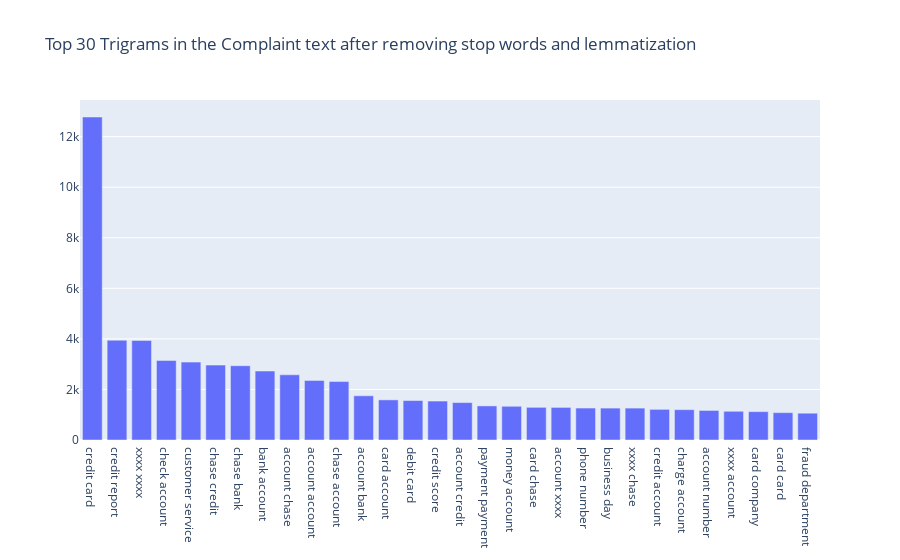

The code cell stored with this chart in its notebook:
### Code cell
#Write your code here to find the top 30 trigram frequency among the complaints in the cleaned datafram(df_clean). 
def get_top_n_trigram(corpus, n=None):
    vec = CountVectorizer(ngram_range=(3, 3), stop_words='english').fit(corpus)
    bag_of_words = vec.transform(corpus)
    sum_words = bag_of_words.sum(axis=0) 
    words_freq = [(word, sum_words[0, idx]) for word, idx in vec.vocabulary_.items()]
    words_freq =sorted(words_freq, key = lambda x: x[1], reverse=True)
    return words_freq[:n]
common_words = get_top_n_bigram(df_clean['Complaint_clean'].values.astype('U'), 30)
df3 = pd.DataFrame(common_words, columns = ['trigram' , 'count'])
fig = go.Figure([go.Bar(x=df3['trigram'], y=df3['count'])])
fig.update_layout(title=go.layout.Title(text="Top 30 Trigrams in the Complaint text after removing stop words and lemmatization"))
fig.show()

### Figure 1 — Plotly figure (JSON) as saved in the notebook; plotly's stock layout.template omitted (floating-point values rounded to 4 significant figures)
{"data": [{"type": "bar", "x": ["credit card", "credit report", "xxxx xxxx", "check account", "customer service", "chase credit", "chase bank", "bank account", "account chase", "account account", "chase account", "account bank", "card account", "debit card", "credit score", "account credit", "payment payment", "money account", "card chase", "account xxxx", "phone number", "business day", "xxxx chase", "credit account", "charge account", "account number", "xxxx account", "card company", "card card", "fraud department"], "y": [12777, 3947, 3937, 3146, 3081, 2962, 2938, 2728, 2579, 2357, 2312, 1748, 1587, 1560, 1541, 1480, 1349, 1334, 1292, 1289, 1264, 1262, 1262, 1212, 1200, 1169, 1136, 1122, 1082, 1060]}], "layout": {"title": {"text": "Top 30 Trigrams in the Complaint text after removing stop words and lemmatization"}}}
